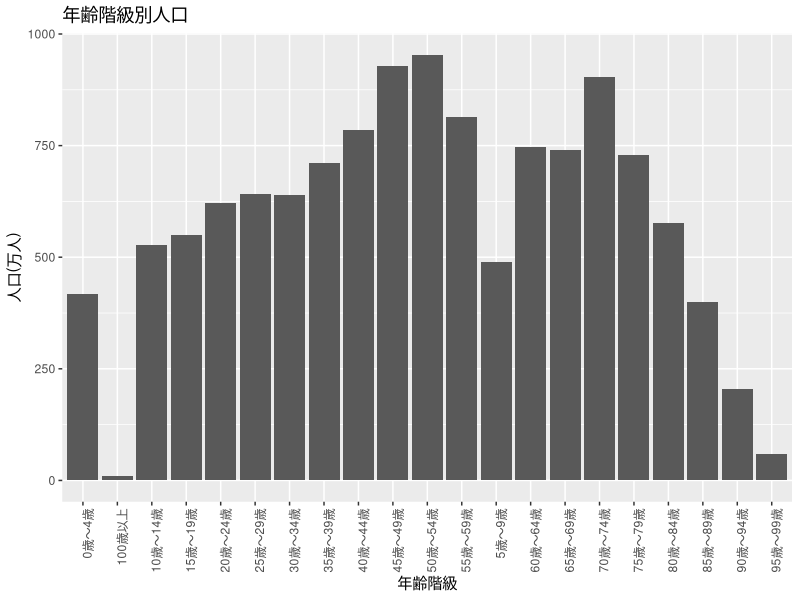

R code for this plot: (Note: this script raises an error after producing the figure.)
#print(1)
# 1 - 1
# c()
# mean

# sec1-1
print('sec1-1')
x01 <- 10
x01<- x01 + 2
x01 <- x01 * 3
x01 <- x01 - 6
x01 <- x01/3
x01
print("1-1-2")
x01 <- 6
x02<- 4
x03 <- x01 +x02
x01 <- 7
x02 <- 5
x03


print('1-1-3')
x01 <- 10
x02 <- x01+2
x03 <- x02*3
x04 <- x03 -6
x05 <- x04/3
x04

print('1-2-2')
x01 <- c(118,119,120,121,123)
x01[2:4]
x01[1]

print('1-2-3')
x01 <- c(118,119,120,121,123)
x02 <- length(x01)
x02
print('1-2-4')
x01 <- c(117,119,120,121,123)
mean(x01)
print('1-2-5')
x01 <- c(117,119,120,121,123)
x02 <- c(58,59,60,61,62)
x03 <- data.frame(height=x01, weight=x02)
x03[3,2]
x03
# sec1-3
# ファイルの読み込み
install.packages('tidyyerse')
install.packages('knitr')
library(tidyverse)
read_table("Data/A01L01.txt")
read_csv("Data/A01L02.csv")
read_tsv('Data/A01L03.tsv')
print('sec-1-3-1')
x01 <- read_table2("Data/E01P01.txt")
x01[1,1]

x01 <- read_csv("Data/E01P01.txt")
x01[1,1]
x01 <- read_table2("Data/E01P02.csv")
x01[1,1]
x01<-read_csv("Data/E01P02.csv")
x01[1,1]

print("sec-1-test")
x01 <- 10
x02 <- x01+2
x03 <- x02*3
x04 <- x03 -6
x05 <- x04/3
x04


x01 <- c(118,119,120,121,123)
x02 <- length(x01)
x02

x01 <- c(117,119,120,121,123)
x02 <- c(58,59,60,61,62)
x03 <- data.frame(height=x01, weight=x02)
x03[3,2]

library(tidyverse)
x01 <- read_csv("Data/E01P01.txt")
x01[1,1]

print('sec-2-1-3')
x21 <- read_csv("E02P01.csv")
x22 <- table(x21$study,x21$result)
x22
x23 <- prop.table(x22)
x23
x24 <- addmargins(x22)
x24

x21 <- read_csv("E02P01.csv")
x22 <- table(x21$study,x21$result)
x22
x23 <- prop.table(x22)
x23
x24 <- addmargins(x23)
x24
# 小テスト 2-2
x21 <- read_csv("E02P01.csv")
x22 <- table(x21$study,x21$result)
x22
x23 <- prop.table(x22)
x23
x24 <- addmargins(x22)
x24
library(ggplot2)
library(magrittr)
library(dplyr)

jinko <- read.csv("jinko.csv")
jinko2 <-  jinko[c(4,7)]
jinko2 <- jinko2 %>% arrange(年齢階級)
ggplot(jinko2, aes(x = 年齢階級, y = 男女計)) +
  geom_bar(stat = "identity") +
  labs(x = "年齢階級", y = "人口(万人)", title = "年齢階級別人口") +
     theme(axis.text.x = element_text(angle = 90, hjust = 1))

install.packages('tidyyerse')
install.packages('knitr')
install.packages('ggplot2')

library('tidyverse')
d02 <- read_csv("A03L02.csv")
var(d02)
cor(d02)

data = read.csv("p3-1-2.csv")
values <- rep(data$階級値, data$度数)
values <- c(11,21,31,32,41,43,51,52,53,55,57,61,62,71,74,85)
values
mean <- mean(values)
median <-  median(values)
frequency_table <- table(values)
frequency_table
mode_value <- as.numeric(names(frequency_table[frequency_table == max(frequency_table)]))

cat("最頻値:", mode_value, "\n")
# mode <- as.numeric(names(which.max(table(values))))
cat("最頻値: ", mode, "\n")
cat("中央値: ", median, "\n")
cat("平均値: ", mean, "\n")
# 四分位数の計算
quantiles <- quantile(values)
cat("第1四分位数 (Q1):", quantiles[2], "\n")
cat("第2四分位数 (Q2, 中央値):", quantiles[3], "\n")
cat("第3四分位数 (Q3):", quantiles[4], "\n")


9 /40

# sec4
library('tidyverse')

f1 <- tibble(x=0:10,y=dgeom(seq(0,10,1),0.2))
f1
ggplot(f1) + geom_bar(aes(x=x,y=y),stat="identity")

ggplot(data=data.frame(x=c(-1,1.5)),aes(x=x)) +
  stat_function(fun=dexp,args=c(rate=1))

1/15 + 3/4
# sec4-3-1
dbinom(0,20,1/3)+dbinom(1,20,1/3)+dbinom(2,20,1/3)+dbinom(3,20,1/3)+dbinom(4,20,1/3)
pbinom(4,20,1/3)

# sec4-3-2
dpois(0,2)+dpois(1,2)+dpois(2,2)
ppois(2,2)
# sec4-3-3
1- pexp(1,rate=2)
# sec4-3-4
pgamma(1,rate=2,shape=3)
# sec4-3-5
pnorm(40,mean=50,sd=10)
